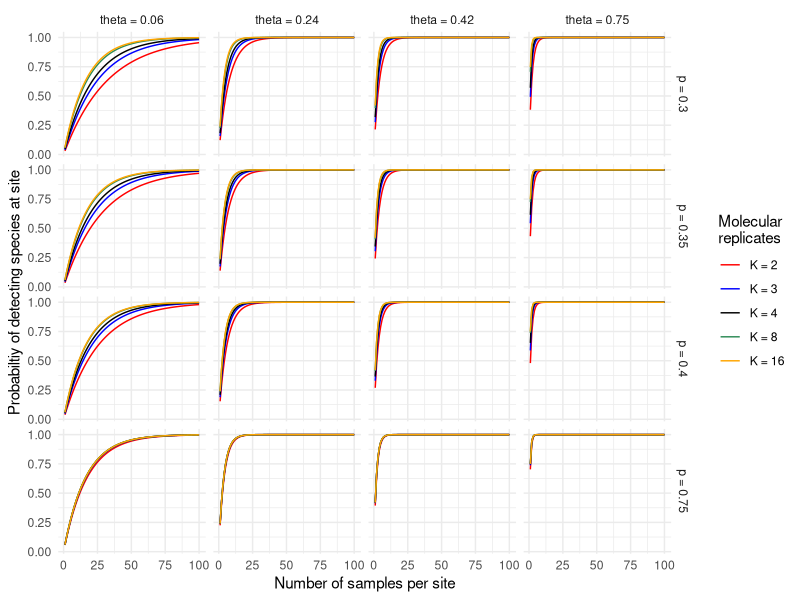
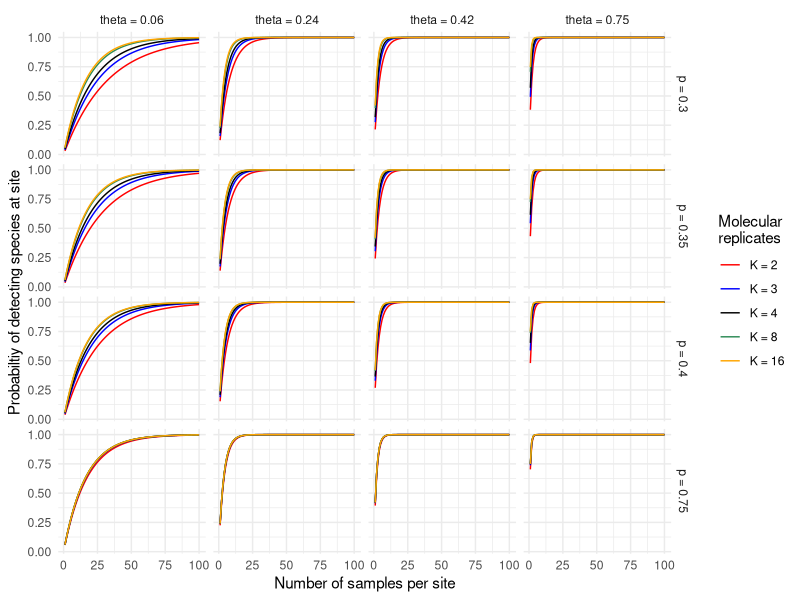
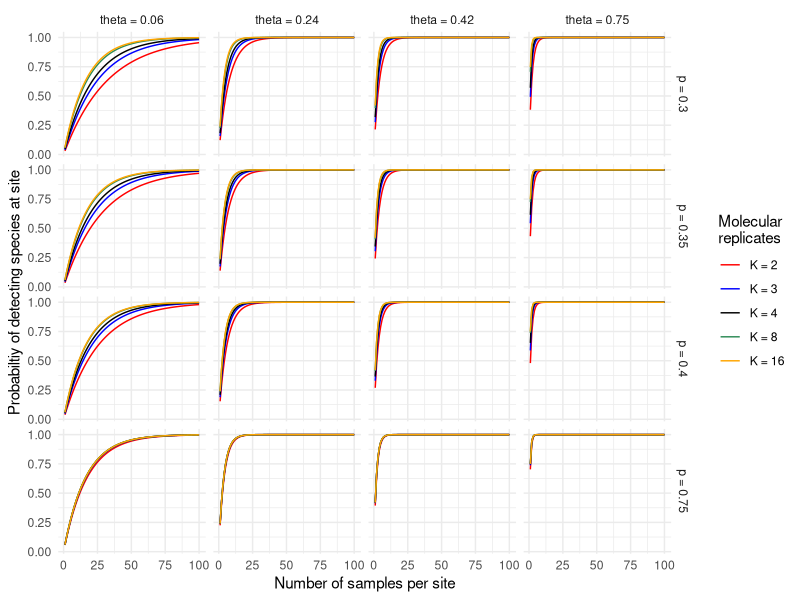

R code for these plots, in order: (Note: a time limit stopped this script after it produced the figures.)
## ---- chunk 1
knitr::opts_chunk$set(echo = TRUE)
assign("depthtrigger", 10, data.table:::.global)
## ---- chunk 2
comb = function(n, r){ factorial(n)/(factorial(r) * factorial(n -r ))}

sampleDetectionOne <- function(
	J = 50,
	K = 8,
	theta = 0.06,
	pDetection  = 0.3
	
	){
  
    jIndx = J:0
	prob = 	sum(comb( J, jIndx) *  (1 - theta) ^ jIndx * (theta * (1 - pDetection)^K )  ^ rev(jIndx))
	return(1 - prob)
	}
## ---- chunk 3
library(data.table)
results <- data.table(expand.grid(J = 1:100,
							theta = c(0.06, 0.24, 0.42, 0.75), pDetection = c(0.3, 0.35, 0.4, 0.75),
							K = c(2, 3, 4, 8, 16)))

for(index in 1:nrow(results)){
  results[ index, ProbDetect :=
	  sampleDetectionOne(J = J, K = K, theta = theta, pDetection = pDetection)]
}
results[ , thetaPlot := factor(paste0("theta = ", theta))]
results[ , pDetectionPlot := factor(paste0("p = ", pDetection))]
results[ , KPlot := factor(paste0("K = ", K))]
## ---- chunk 4

library(ggplot2)
results[ , KPlot := factor(KPlot,
                           levels = levels(results$KPlot)[order(as.numeric(gsub("K = ", "", levels(results$KPlot))))])]

detectOne <- ggplot(data = results, aes(x = J, y = ProbDetect, color = KPlot)) +
	geom_line() +
	facet_grid( pDetectionPlot ~ thetaPlot) +
	theme_minimal() +
	ylab("Probabiltiy of detecting species at site") +
	xlab("Number of samples per site") +
  scale_color_manual("Molecular\nreplicates",
                     values = c("red", "blue", "black", "seagreen", "orange"))
print(detectOne)
ggsave(filename = "detectingOne.pdf", detectOne, width = 6, height = 4)
ggsave(filename = "detectingOne.jpg", detectOne, width = 6, height = 4)
## ---- chunk 5
samplesDetect <- function(
	nSims = 2,
	J = c(10, 100),
	theta = c(0.06, 0.42),
	K = 8,
	pDetection = c(0.3, 0.4)){
		results <- data.table(expand.grid(simulation = 1:nSims,
					   J = J, theta = theta,
					   K = K, pDetection = pDetection))
	for(index in 1:dim(results)[1]){
		results[ index, nPositive :=
			length(which(
				rbinom(n = length(which(rbinom( n = J, size = 1, prob = theta) >0)),
					   size = K, prob = pDetection) > 0))]
		}
	results[ , pPositive := nPositive/J]
	results[ , Samples := factor(paste0("J = ", J))]
	results[ , SamplesPlot  := factor(J)]

	results[ , thetaPlot := factor(paste0("theta = ", theta))]
  results[ , thetaPlot2 := factor( theta)]

  results[ , pDetectionPlot := factor(paste0("p = ", pDetection))]

	factorOrder <- order(as.numeric(gsub("J = ", "", levels(results$Samples))), decreasing = FALSE)
  results[ , Samples := factor(Samples, levels = levels(Samples)[factorOrder]) ]

  results[ , KPlot := paste0("K = ", K)]
  KOrder <- unique(results$KPlot)[order(as.numeric(gsub("K = ", "", unique(results$KPlot))), decreasing = FALSE)]
  results[ , KPlot := factor( KPlot, levels = KOrder)]

  results[ , KPlot2 := factor(gsub("K = ", "", KPlot))]
  KOrder2 <- unique(results$KPlot2)[order(as.numeric(unique(results$KPlot)), decreasing = FALSE)]
  results[ , KPlot2 := factor( KPlot2, levels = KOrder2)]

	return(results)
	}
## ---- chunk 6
sampleResults <- samplesDetect(nSims = 4000,
                               theta = c(0.06, 0.24, 0.42, 0.76),
                               pDetection = c(0.15, 0.3, 0.35, 0.4, 0.75),
                               J = c(5, 20, 50, 100),
                               K = c(2, 3, 4, 8, 16))
## ---- chunk 7
compareSites <- ggplot(sampleResults, aes(x = KPlot2, y = pPositive, fill = thetaPlot)) +
	geom_boxplot(outlier.size = 0.5) +
	facet_grid(  Samples ~  pDetectionPlot ) +
  theme_minimal() +
	ylab(expression(over("Number of simulated positive samples","Total number of simulated samples"))) +
  xlab("Number of molecular replicates") +
  scale_fill_manual(expression("Generating "*theta),
                    values = c("red", "blue", "black", "seagreen", "orange"))
print(compareSites)
ggsave(filename = "compareSites.pdf", compareSites, width = 11, height = 6)
ggsave(filename = "compareSites.jpg", compareSites, width = 11, height = 6)
